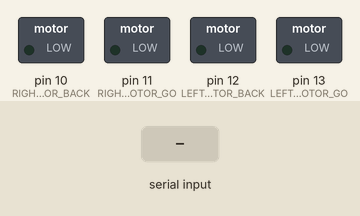
Simulated run of this sketch. Board: Arduino Uno, built with avr-gcc and run on an emulated ATmega328P. Parts: switched loads named in the sketch (green lamp = pin HIGH). The test bench sets the inputs (shaded band).

Above: at 1.2 s.
1.3 s: "F" received over the second serial link
At 1.6 s:
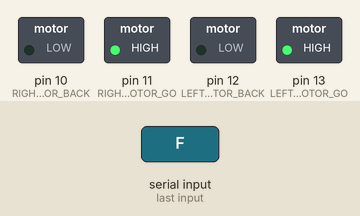
2.8 s: "B" received over the second serial link
At 4.0 s:
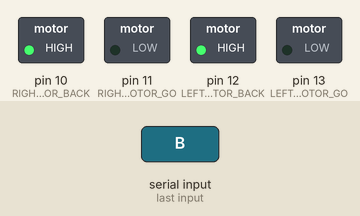
4.3 s: "L" received over the second serial link
At 5.1 s:
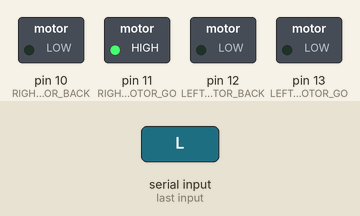
5.8 s: "R" received over the second serial link
At 6.5 s:
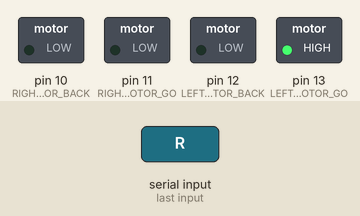
7.3 s: "S" received over the second serial link
At 8.7 s:
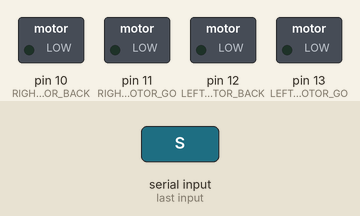
Timing chart, 0 to 9.8 s (numbered marks = the images above; inputs shaded):
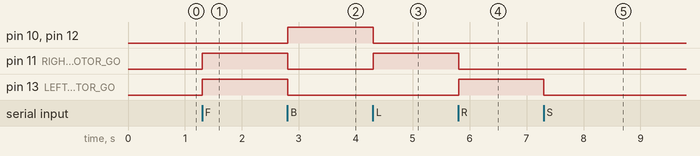

The sketch:

main.ino
```cpp
#include <SoftwareSerial.h>

#define LEFT_MOTOR_GO 13
#define LEFT_MOTOR_BACK 12
#define RIGHT_MOTOR_GO 11
#define RIGHT_MOTOR_BACK 10

#define Tx 2
#define Rx 3

SoftwareSerial BTSerial(Tx, Rx);

char t;

void controlMoter(int a, int b, int c, int d) {
  digitalWrite(LEFT_MOTOR_GO, a);
  digitalWrite(LEFT_MOTOR_BACK, b);
  digitalWrite(RIGHT_MOTOR_GO, c);
  digitalWrite(RIGHT_MOTOR_BACK, d);
}

void setup() {
  pinMode(LEFT_MOTOR_GO, OUTPUT);
  pinMode(LEFT_MOTOR_BACK, OUTPUT);
  pinMode(RIGHT_MOTOR_GO, OUTPUT);
  pinMode(RIGHT_MOTOR_BACK, OUTPUT);

  digitalWrite(LEFT_MOTOR_GO, LOW);
  digitalWrite(LEFT_MOTOR_BACK, LOW);
  digitalWrite(RIGHT_MOTOR_GO, LOW);
  digitalWrite(RIGHT_MOTOR_BACK, LOW);

  Serial.begin(9600);
  BTSerial.begin(9600);
}

void loop() {

  if (BTSerial.available()) {
    t = BTSerial.read();
  }

  if(t == 'F') { //move forward
    //Serial.println("move forward");
    controlMoter(1, 0, 1, 0);
  }

  else if(t == 'B') { //move reverse
    //Serial.println("move reverse");
    controlMoter(0, 1, 0, 1);
  }

  else if(t == 'L') { //turn left
    //Serial.println("turn left");
    controlMoter(0, 0, 1, 0);
  }

  else if(t == 'R') { //turn right
    //Serial.println("turn right");
    controlMoter(1, 0, 0, 0);
  }

  else if(t == 'S') { //stop
    //Serial.println("stop");
    controlMoter(0, 0, 0, 0);
  }

  delay(10);
}
```

Measured:
- after the input at 1.3 s, pin 11 (RIGHT_MOTOR_GO), pin 13 (LEFT_MOTOR_GO): LOW → HIGH at once
- after the input at 2.8 s, pin 10 (RIGHT_MOTOR_BACK), pin 12 (LEFT_MOTOR_BACK): LOW → HIGH at once; pin 11 (RIGHT_MOTOR_GO), pin 13 (LEFT_MOTOR_GO): HIGH → LOW at once
- after the input at 4.3 s, pin 10 (RIGHT_MOTOR_BACK), pin 12 (LEFT_MOTOR_BACK): HIGH → LOW at once; pin 11 (RIGHT_MOTOR_GO): LOW → HIGH at once
- after the input at 5.8 s, pin 11 (RIGHT_MOTOR_GO): HIGH → LOW at once; pin 13 (LEFT_MOTOR_GO): LOW → HIGH at once
- after the input at 7.3 s, pin 13 (LEFT_MOTOR_GO): HIGH → LOW at once
